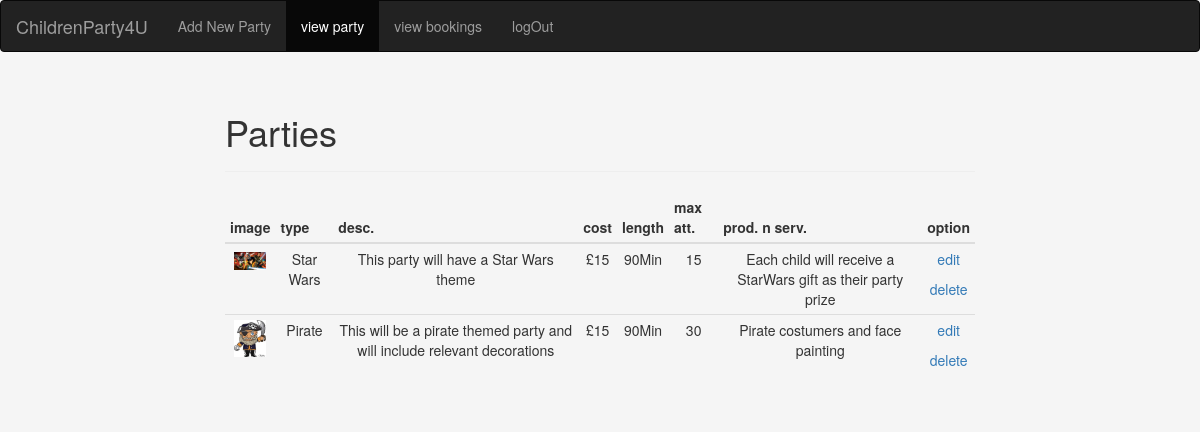
Screenshot of /viewparty.php with the database file from the repository.
### tables this page shows
CREATE TABLE `party` (
  `partyid` int(6) UNSIGNED NOT NULL,
  `partytype` varchar(30) NOT NULL,
  `partyDesc` text NOT NULL,
  `costperchild` double(9,2) DEFAULT NULL,
  `partylength` varchar(30) NOT NULL,
  `nochildattend` varchar(30) NOT NULL,
  `prodnservices` text NOT NULL,
  `reg_date` timestamp NULL DEFAULT NULL,
  `partyImg` varchar(100) NOT NULL
);

### viewparty.php (the view, shortened to what this page needs)
<?php include 'session.php'; include 'connect.php';  ?>
<!DOCTYPE html>
<html lang="en">
  <head>
    <link rel="stylesheet" href="css/bootstrap.min.css">
    <link rel="stylesheet" href="css/style.css">
  </head>
  <body>
      <nav class="navbar navbar-inverse">
          <div class="container-fluid">
                <div class="navbar-header">
                    <a class="navbar-brand" href="#">ChildrenParty4U</a>
                </div>
                <ul class="nav navbar-nav">
                      <li><a href="addnewparty.php">Add New Party</a></li>
                      <li class="active"><a href="viewparty.php">view party</a></li>
                      <li><a href="viewbookings.php">view bookings</a></li>
                      <li><a href="logout.php">logOut</a></li>
                </ul>
          </div>
      </nav>
      <div class="container-fluid">
          <div class="col-xs-8 col-xs-push-2">
              <div class="page-header">
                  <h1>Parties</h1>
                </div>
              <table class="table table-condensed">
                  <thead>
                      <tr>
                          <th>image</th>
                          <th>type</th>
                          <th>desc.</th>
                          <th>cost</th>
                          <th>length</th>
                          <th>max att.</th>
                          <th>prod. n serv.</th>
                          <th>option</th>
                      </tr>
                  </thead>
                  <tbody>
                      <?php
                      $partysel = $db->query('SELECT * FROM party ORDER BY partyid DESC');
                      while ($ps = $partysel->fetch()) {
                          echo '<tr>
                            <td class="text-center"><img src="images/'.$ps['partyImg'].'" alt="'.$ps['partytype'].'" class="img-32"/></td>
                            <td class="text-center">'.$ps['partytype'].'</td>
                            <td class="text-center">'.$ps['partyDesc'].'</td>
                            <td class="text-center">£'.$ps['costperchild'].'</td>
                            <td class="text-center">'.$ps['partylength'].'Min</td>
                            <td class="text-center">'.$ps['nochildattend'].'</td>
                            <td class="text-center">'.$ps['prodnservices'].'</td>
                            <td class="text-center">
                                <p>
                                    <a href="addnewparty.php?opt=edit&id='.$ps['partyid'].'">edit</a>
                                </p>
                                <p>
                                    <a href="viewparty.php?opt=del&id='.$ps['partyid'].'">delete</a>
                                </p>
                            </td>
                          </tr>';
                      }
                       ?>
                  </tbody>
              </table>
          </div>
      </div>
  </body>
</html>

### css/style.css (style rules this page uses)
body { background-color: whitesmoke; }
.img-32 { width:32px; }

### rows the page displays
party: partyImg (picture), partytype "Star Wars", partyDesc "This party will have a Star Wars theme", costperchild "15", partylength "90", nochildattend "15", prodnservices "Each child will receive a StarWars gift as their party prize"
party: partyImg (picture), partytype "Pirate", partyDesc "This will be a pirate themed party and will include relevant decorations", costperchild "15", partylength "90", nochildattend "30", prodnservices "Pirate costumers and face painting"
